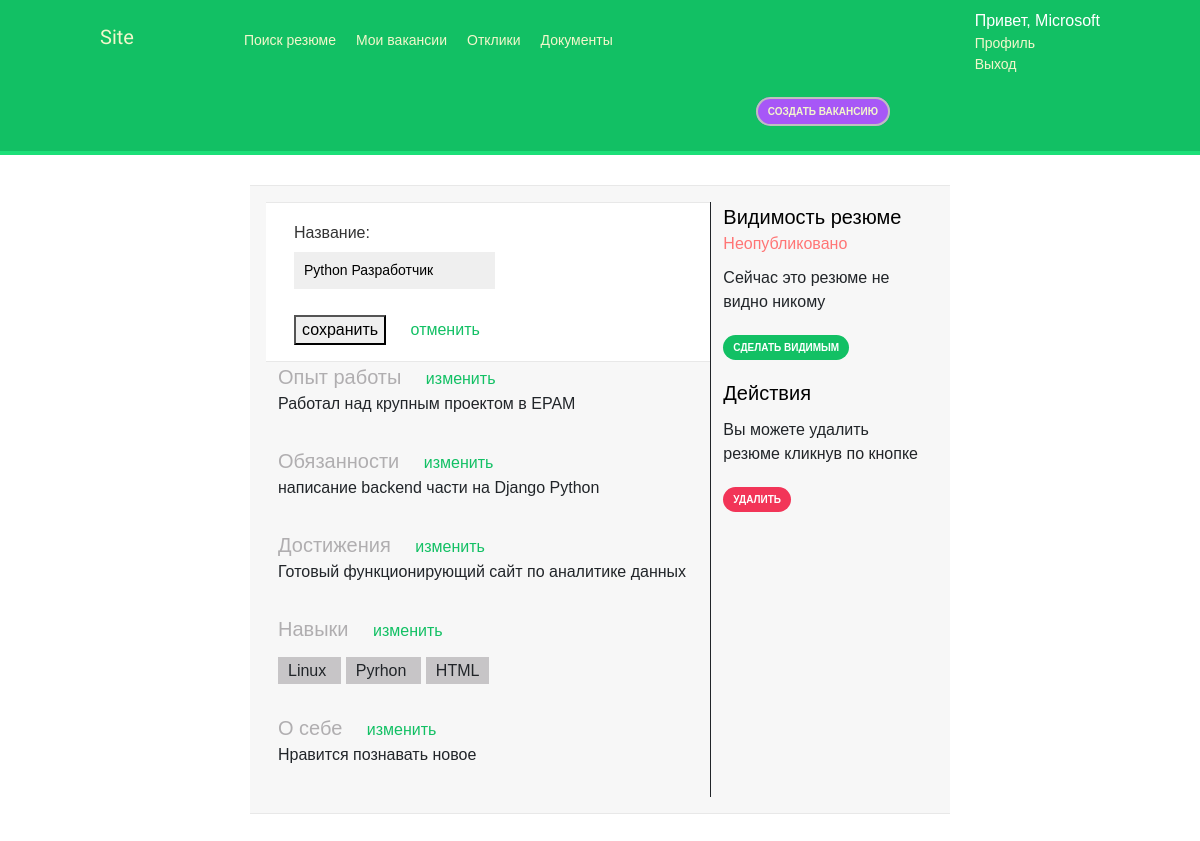
The page /resume/my/5/change-name/ (signed in) on the database as committed earlier.
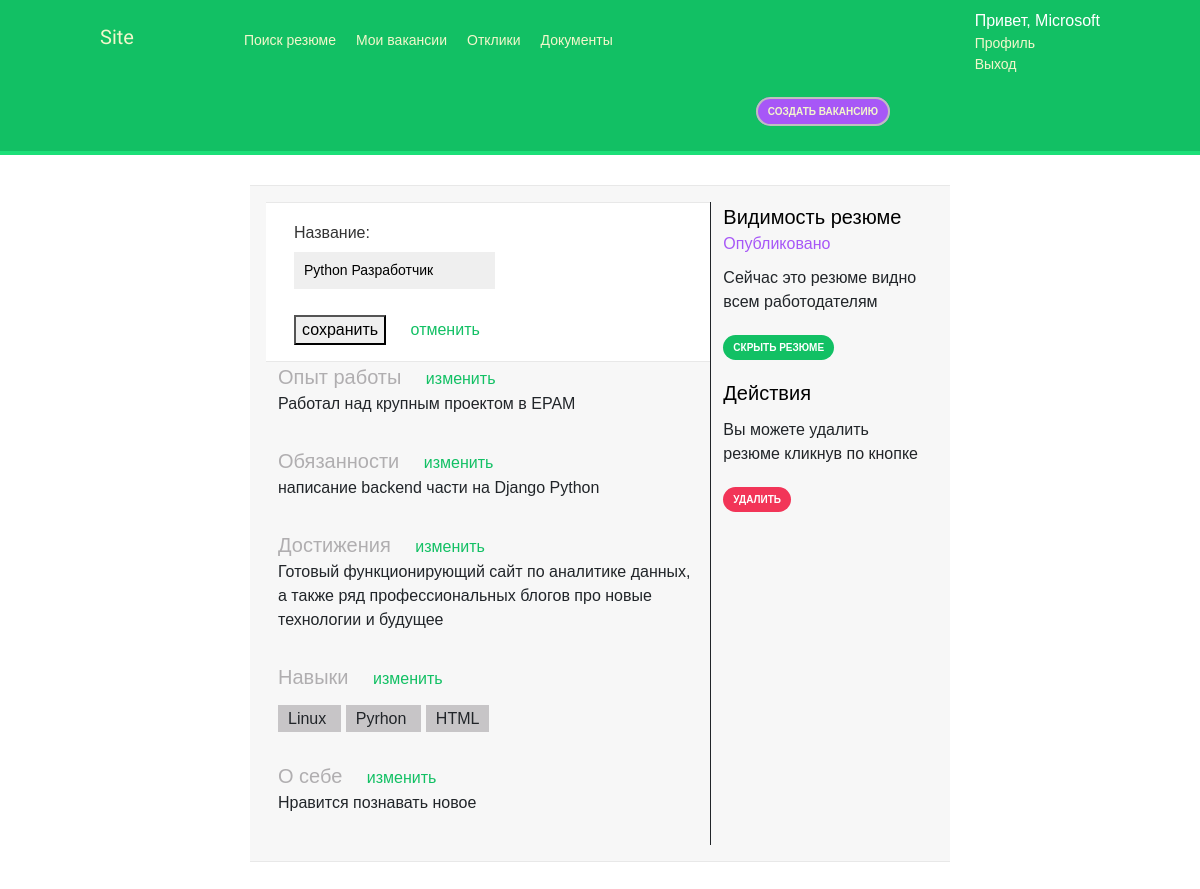
The same page on the database as committed later.
### main_site/models.py (models this page shows, shortened)
class Resume(models.Model):
	STATUS_CHOICES = (
			('blocked','Заблокированое'),
			('closed','Закрытое'),
			('published','Опубликованное'),
		)
	student = models.ForeignKey(Student,on_delete=models.CASCADE,related_name='resumes', verbose_name="Студент")
	skills = models.ManyToManyField(Skill,related_name='resumes', verbose_name="Навыки", blank=True)
	name = models.CharField('Название',max_length=100)
	experience = models.TextField('Опыт')
	responsibilities = models.TextField('Обязанности') #обязанности
	achievements = models.TextField('Достижения') #достижения
	about_self = models.TextField('О себе')
	created_by = models.DateTimeField(auto_now_add=True)
	updated_by =  models.DateTimeField(auto_now=True)
	status = models.CharField('Статус',max_length=20,choices=STATUS_CHOICES, default='published')
	class Meta:
		verbose_name = 'Резюме'
		verbose_name_plural = 'Резюме'

### main_site/views.py (the view)
# urls.py: path('resume/my/<int:pk>/change-name/',views.MyResumeChangeNameView.as_view() , name='my_resume_change_name'),
class MyResumeChangeNameView(LoginRequiredMixin,UpdateView):
	model = Resume
	template_name = 'main_site/resume/my_resume_detail.html'
	form_class = MyResumeChangeNameForm
	def get_context_data(self, **kwargs):
		context = super().get_context_data(**kwargs)
		context["name_div"] = True
		return context

### main_site/forms.py
class MyResumeChangeNameForm(ModelForm):
	class Meta:
		model = Resume
		fields = ['name',]

### main_site/templates/main_site/resume/my_resume_detail.html (shortened to what this page needs)
{% extends 'base.html' %}
{% block content %}
{% if resume.status == 'blocked' %}
	<div style="color: #ff7575; margin-left: 25%; font-size: 35px"><--Резюме заблокированно!--></div>
{% else %}
	<div class="row mb p-3 profile-info-top" style="width: 70%; margin-left: 15%">
		<div class="col-8" style="border-right:1px solid">
			{% if name_div %}
				{% include 'main_site/resume/my_resume_change_div.html' %}
			{% else %}
			<div class="" style="margin-bottom: 30px">
				<span style="font-size: 30px; padding-right: 20px ">{{resume.name}}</span>
				<a href="{% url 'my_resume_change_name' resume.id %}">изменить</a>
			</div>
			{% endif %}
			{% if experience_div %}
				{% include 'main_site/resume/my_resume_change_div.html' %}
			{% else %}
			<div class="" style="margin-bottom: 30px">
				<span style="font-size: 20px; color: #b0aeb0; padding-right: 20px ">Опыт работы</span>
				<a href="{% url 'my_resume_change_experience' resume.id %}">изменить</a>
				<div style=" ">{{resume.experience}}</div>
			</div>
			{% endif %}
			{% if responsibilities_div %}
				{% include 'main_site/resume/my_resume_change_div.html' %}
			{% else %}
			<div class="" style="margin-bottom: 30px">
				<span style="font-size: 20px; color: #b0aeb0; padding-right: 20px ">Обязанности</span>
				<a href="{% url 'my_resume_change_responsibilities' resume.id %}">изменить</a>
				<div style=" ">{{resume.responsibilities}}</div>
			</div>
			{% endif %}
			{% if achievements_div %}
				{% include 'main_site/resume/my_resume_change_div.html' %}
			{% else %}
			<div class="" style="margin-bottom: 30px">
				<span style="font-size: 20px; color: #b0aeb0; padding-right: 20px ">Достижения</span>
				<a href="{% url 'my_resume_change_achievements' resume.id %}">изменить</a>
				<div style=" ">{{resume.achievements}}</div>
			</div>
			{% endif %}
			{% if skills_div %}
				{% include 'main_site/resume/my_resume_change_div.html' %}
			{% else %}
			<div class="" style="margin-bottom: 30px">
				<span style="font-size: 20px; color: #b0aeb0; padding-right: 20px ">Навыки</span>
				<a href="{% url 'my_resume_change_skills' resume.id %}">изменить</a>
				<div style="margin-top: 15px">
					{% for i in resume.skills.all %}
					<span style="padding: 5px 10px;margin-right: 5px; background: #c7c5c7;">
						{{i.name}}
					</span>
					{% endfor %}
				</div>
			</div>
			{% endif %}
			{% if about_self_div %}
				{% include 'main_site/resume/my_resume_change_div.html' %}
			{% else %}
			<div class="" style="margin-bottom: 30px">
				<span style="font-size: 20px; color: #b0aeb0; padding-right: 20px ">О себе</span>
				<a href="{% url 'my_resume_change_about_self' resume.id %}">изменить</a>
				<div style=" ">{{resume.about_self}}</div>
			</div>
			{% endif %}
		</div>
		<div class="col-4">
			<div class="" style="margin-bottom: 30px">
				<div style="font-size: 20px; color: #000; padding-right: 20px; ">
					Видимость резюме
				</div>
				{% if resume.status == 'published' %}
					<span style="color: #a757f7">Опубликовано</span>
					<div style=" margin-bottom: 20px; margin-top: 10px">
						Сейчас это резюме видно всем работодателям
					</div>
					<a href="{% url 'my_resume_make_closed' resume.id  %}" class="button-mini">Скрыть резюме</a>
				{% elif resume.status == 'closed' %}
					<span style="color: #ff7575">Неопубликовано</span>
					<div style=" margin-bottom: 20px; margin-top: 10px">
						Сейчас это резюме не видно никому
					</div>
					<a href="{% url 'my_resume_make_published' resume.id 0 %}" class="button-mini">Сделать видимым</a>
				{% endif %}
				<div style="margin-top: 20px">
					<div style="font-size: 20px; color: #000; padding-right: 20px; ">
						Действия
					</div>
					<div style=" margin-bottom: 20px; margin-top: 10px">
						Вы можете удалить резюме кликнув по кнопке
					</div>
					<a href="{% url 'my_resume_delete' resume.id %}" class="button-mini" style="background-color: #f23558">Удалить</a>
				</div>
			</div>
		</div>
	</div>
{% endif %}
{% endblock %}

### main_site/templates/main_site/resume/my_resume_change_div.html (shortened to what this page needs)
	<div class="row mb p-3 profile-info-change">
		<form action="", method="post">
			{{form.as_p}}
			<button class="button" type="submit">сохранить</button>
			<a   href="{% url 'my_resume_detail' resume.id %}" class="cancel">отменить</a>
		</form>
	</div>

Rows that differ between the two databases and show on the page:
changed Resume "Работал над крупным проектом в EPAM": achievements "Готовый функционирующий сайт по аналитике данных" → "Готовый функционирующий сайт по аналитике данных, а также ряд профессиональных блогов про новые технологии и будущее"; status "closed" → "published" (drawn)
Other text that changed with them:
text no longer shown: "Неопубликовано Сейчас это резюме не видно никому СДЕЛАТЬ ВИДИМЫМ"
text now shown: "Опубликовано Сейчас это резюме видно всем работодателям СКРЫТЬ РЕЗЮМЕ"
